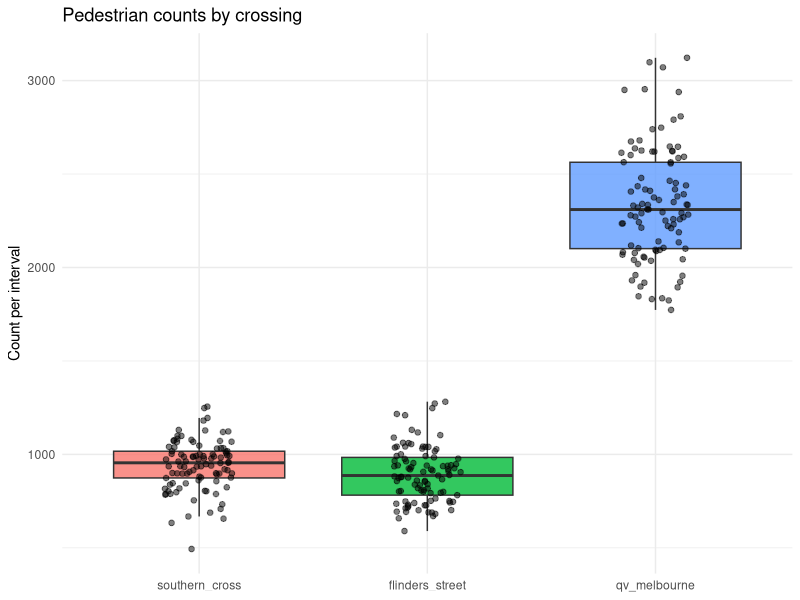
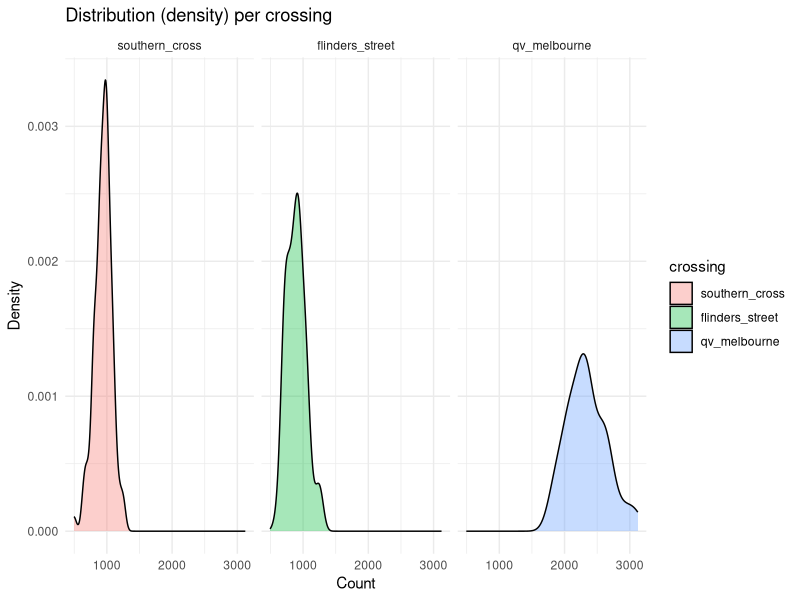
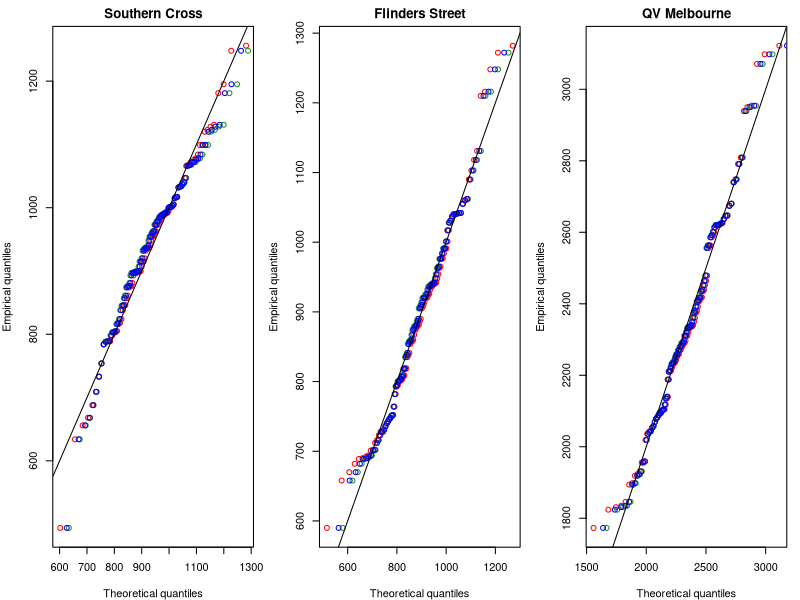
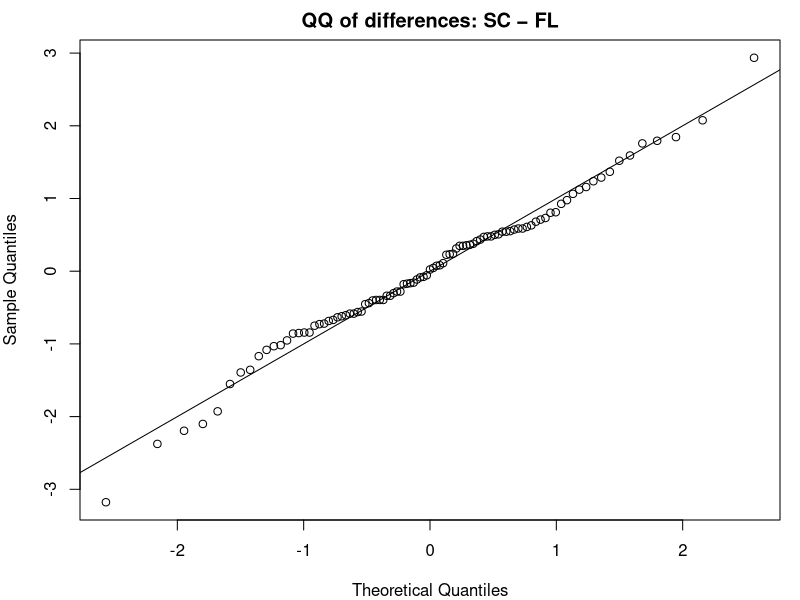
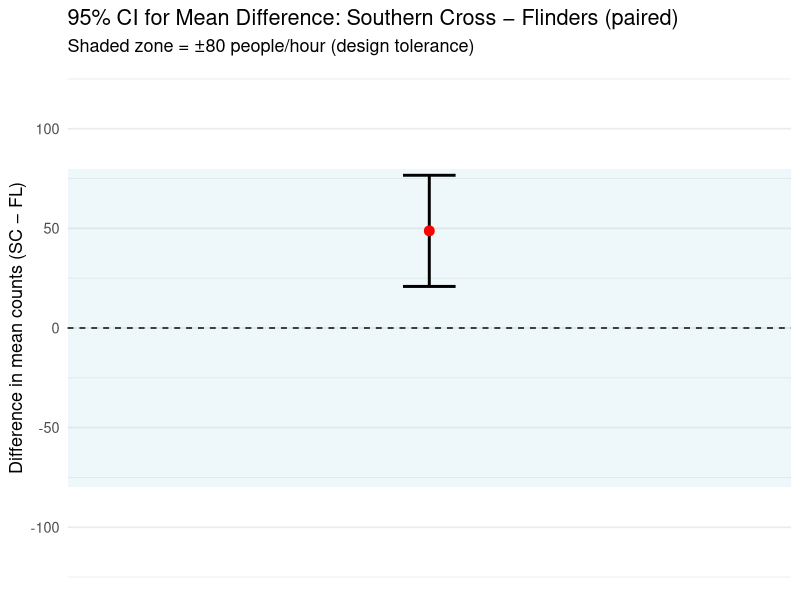

Generate these figures, in order, with R:
## ---- chunk 1
#| label: setup
#| include: false
#| echo: false
#| message: false
#| warning: false

knitr::opts_chunk$set(fig.align = "center", fig.width = 8, fig.height = 5, dpi = 150)

library(tidyverse)
library(boot)
library(MASS)

set.seed(355435)  

B <- 5000
## ---- chunk 2
pedestrian_df <- read.csv(here::here("data/pedestrians.csv"))
## ---- chunk 3
pedestrian_long <- pedestrian_df %>%
  mutate(obs = row_number()) %>%
  pivot_longer(-obs, names_to = "crossing", values_to = "count") %>%
  mutate(crossing = factor(crossing,
                           levels = c("southern_cross","flinders_street","qv_melbourne")))

# Box + jitter (great manager slide)
ggplot(pedestrian_long, aes(x = crossing, y = count, fill = crossing)) +
  geom_boxplot(outlier.shape = NA, alpha = 0.8) +
  geom_jitter(width = 0.15, alpha = 0.5, size = 1.6) +
  labs(title = "Pedestrian counts by crossing", x = NULL, y = "Count per interval") +
  theme_minimal() + theme(legend.position = "none")

# Density (shape of distributions)
ggplot(pedestrian_long, aes(x = count, fill = crossing)) +
  geom_density(alpha = 0.35) +
  facet_wrap(~ crossing, scales = "fixed") +
  labs(title = "Distribution (density) per crossing", x = "Count", y = "Density") +
  theme_minimal()

## ---- chunk 4
desc <- pedestrian_long |>
  group_by(crossing) |>
  summarise(
    n     = n(),
    mean  = mean(count),
    median= median(count),
    sd    = sd(count),
    min   = min(count),
    max   = max(count),
    iqr   = IQR(count),
    .groups = "drop"
)

## ---- chunk 5
# Southern Cross
sc <- pedestrian_df$southern_cross
fit_sc_norm  <- fitdistr(sc, "normal")
fit_sc_logn  <- fitdistr(sc, "lognormal")
fit_sc_gamma <- fitdistr(sc, "gamma")   

sc_models <- tibble(
  crossing = "southern_cross",
  model    = c("normal","lognormal","gamma"),
  logLik   = c(logLik(fit_sc_norm)[1],  logLik(fit_sc_logn)[1],  logLik(fit_sc_gamma)[1]),
  AIC      = c(AIC(fit_sc_norm),        AIC(fit_sc_logn),        AIC(fit_sc_gamma)),

  mean_est = c(
    unname(fit_sc_norm$estimate["mean"]),
    exp(fit_sc_logn$estimate["meanlog"] + 0.5*fit_sc_logn$estimate["sdlog"]^2),
    unname(fit_sc_gamma$estimate["shape"] / fit_sc_gamma$estimate["rate"])),
  
  sd_est   = c(
    unname(fit_sc_norm$estimate["sd"]),
    sqrt((exp(fit_sc_logn$estimate["sdlog"]^2) - 1) *
         exp(2*fit_sc_logn$estimate["meanlog"] + fit_sc_logn$estimate["sdlog"]^2)),
    sqrt(unname(fit_sc_gamma$estimate["shape"]) / (unname(fit_sc_gamma$estimate["rate"])^2))))

# Flinders Street
fl <- pedestrian_df$flinders_street
fit_fl_norm  <- fitdistr(fl, "normal")
fit_fl_logn  <- fitdistr(fl, "lognormal")
fit_fl_gamma <- fitdistr(fl, "gamma")

fl_models <- tibble(
  crossing = "flinders_street",
  model    = c("normal","lognormal","gamma"),
  logLik   = c(logLik(fit_fl_norm)[1],  logLik(fit_fl_logn)[1],  logLik(fit_fl_gamma)[1]),
  AIC      = c(AIC(fit_fl_norm),        AIC(fit_fl_logn),        AIC(fit_fl_gamma)),

  mean_est = c(
    unname(fit_fl_norm$estimate["mean"]),
    exp(fit_fl_logn$estimate["meanlog"] + 0.5*fit_fl_logn$estimate["sdlog"]^2),
    unname(fit_fl_gamma$estimate["shape"] / fit_fl_gamma$estimate["rate"])),
  
  sd_est   = c(
    unname(fit_fl_norm$estimate["sd"]),
    sqrt((exp(fit_fl_logn$estimate["sdlog"]^2) - 1) *
         exp(2*fit_fl_logn$estimate["meanlog"] + fit_fl_logn$estimate["sdlog"]^2)),
    sqrt(unname(fit_fl_gamma$estimate["shape"]) / (unname(fit_fl_gamma$estimate["rate"])^2))))

# QV Melbourne
qv <- pedestrian_df$qv_melbourne
fit_qv_norm  <- fitdistr(qv, "normal")
fit_qv_logn  <- fitdistr(qv, "lognormal")
fit_qv_gamma <- fitdistr(qv, "gamma")

qv_models <- tibble(
  crossing = "qv_melbourne",
  model    = c("normal","lognormal","gamma"),
  logLik   = c(logLik(fit_qv_norm)[1],  logLik(fit_qv_logn)[1],  logLik(fit_qv_gamma)[1]),
  AIC      = c(AIC(fit_qv_norm),        AIC(fit_qv_logn),        AIC(fit_qv_gamma)),

  mean_est = c(
    unname(fit_qv_norm$estimate["mean"]),
    exp(fit_qv_logn$estimate["meanlog"] + 0.5*fit_qv_logn$estimate["sdlog"]^2),
    unname(fit_qv_gamma$estimate["shape"] / fit_qv_gamma$estimate["rate"])),
  
  sd_est   = c(
    unname(fit_qv_norm$estimate["sd"]),
    sqrt((exp(fit_qv_logn$estimate["sdlog"]^2) - 1) *
         exp(2*fit_qv_logn$estimate["meanlog"] + fit_qv_logn$estimate["sdlog"]^2)),
    sqrt(unname(fit_qv_gamma$estimate["shape"]) / (unname(fit_qv_gamma$estimate["rate"])^2))))

mle_fits <- bind_rows(sc_models, fl_models, qv_models) |>
  arrange(crossing, AIC)

mle_fits
## ---- chunk 6
par(mfrow = c(1,3), mar = c(4,4,2,1))

## Southern Cross 
x <- sort(sc); n <- length(x); p <- (seq_len(n)-0.5)/n
qN <- qnorm(p,  mean = fit_sc_norm$estimate["mean"],    sd    = fit_sc_norm$estimate["sd"])
qL <- qlnorm(p, meanlog = fit_sc_logn$estimate["meanlog"], sdlog = fit_sc_logn$estimate["sdlog"])
qG <- qgamma(p, shape = fit_sc_gamma$estimate["shape"], rate = fit_sc_gamma$estimate["rate"])
plot(qN, x, xlab="Theoretical quantiles", ylab="Empirical quantiles", main="Southern Cross",
     pch=1, col="red"); points(qL, x, pch=1, col="forestgreen"); points(qG, x, pch=1, col="blue"); abline(0,1)

# Flinders Street
x <- sort(fl); n <- length(x); p <- (seq_len(n)-0.5)/n
qN <- qnorm(p,  mean = fit_fl_norm$estimate["mean"],    sd    = fit_fl_norm$estimate["sd"])
qL <- qlnorm(p, meanlog = fit_fl_logn$estimate["meanlog"], sdlog = fit_fl_logn$estimate["sdlog"])
qG <- qgamma(p, shape = fit_fl_gamma$estimate["shape"], rate = fit_fl_gamma$estimate["rate"])
plot(qN, x, xlab="Theoretical quantiles", ylab="Empirical quantiles", main="Flinders Street",
     pch=1, col="red"); points(qL, x, pch=1, col="forestgreen"); points(qG, x, pch=1, col="blue"); abline(0,1)

# QV Melbourne 
x <- sort(qv); n <- length(x); p <- (seq_len(n)-0.5)/n
qN <- qnorm(p,  mean = fit_qv_norm$estimate["mean"],    sd    = fit_qv_norm$estimate["sd"])
qL <- qlnorm(p, meanlog = fit_qv_logn$estimate["meanlog"], sdlog = fit_qv_logn$estimate["sdlog"])
qG <- qgamma(p, shape = fit_qv_gamma$estimate["shape"], rate = fit_qv_gamma$estimate["rate"])
plot(qN, x, xlab="Theoretical quantiles", ylab="Empirical quantiles", main="QV Melbourne",
     pch=1, col="red"); points(qL, x, pch=1, col="forestgreen"); points(qG, x, pch=1, col="blue"); abline(0,1)

par(mfrow = c(1,1))

## ---- chunk 7
pedestrian_long %>%
  group_by(crossing) %>%
  summarise(q90 = quantile(count, 0.9))

## ---- chunk 8

# function to calculate 90th percentile
q90_fn <- function(data, i) quantile(data[i], 0.9)

# example for Flinders
fl_boot <- boot(pedestrian_df$flinders_street, q90_fn, R = 1000)
ci_fl <- boot.ci(fl_boot, type = "perc")
round(ci_fl$percent[4:5], 2)

# Southern Cross
sc_boot <- boot(pedestrian_df$southern_cross, q90_fn, R = 1000)
ci_sc <- boot.ci(sc_boot, type = "perc")
round(ci_sc$percent[4:5], 2)


# QV
qv_boot <- boot(pedestrian_df$qv, q90_fn, R = 1000)
ci_qv <- boot.ci(qv_boot, type = "perc")
round(ci_qv$percent[4:5], 2)


## ---- chunk 9

library(fitdistrplus)

set.seed(30)
n_fl <- length(pedestrian_df$flinders_street)
n_sc <- length(pedestrian_df$southern_cross)
n_qv <- length(pedestrian_df$qv)


# Flinders & QV: Lognormal
fl_fit <- fitdist(pedestrian_df$flinders_street, "lnorm")
qv_fit <- fitdist(pedestrian_df$qv, "lnorm")

# Southern Cross: Normal
sc_fit <- fitdist(pedestrian_df$southern_cross, "norm")

fl_fit$estimate; sc_fit$estimate; qv_fit$estimate

## ---- chunk 10
q90_model_ci <- function(fit, dist, n, B = 2000) {
  # Point estimate from the fitted distribution
  q90_hat <- switch(
    dist,
    "lnorm" = qlnorm(0.9,
                     meanlog = fit$estimate["meanlog"],
                     sdlog   = fit$estimate["sdlog"]),
    "norm"  = qnorm(0.9,
                    mean = fit$estimate["mean"],
                    sd   = fit$estimate["sd"])
  )

  # Parametric bootstrap: simulate datasets of size n from the fitted model
  boot_q90 <- replicate(B, {
    sim <- switch(
      dist,
      "lnorm" = rlnorm(n,
                       meanlog = fit$estimate["meanlog"],
                       sdlog   = fit$estimate["sdlog"]),
      "norm"  = rnorm(n,
                      mean = fit$estimate["mean"],
                      sd   = fit$estimate["sd"])
    )
    as.numeric(quantile(sim, 0.9))
  })

  ci <- quantile(boot_q90, c(0.025, 0.975))
  tibble(
    q90_model = round(q90_hat, 2),
    ci_low    = round(ci[1], 2),
    ci_high   = round(ci[2], 2)
  )
}

## ---- chunk 11
df  <- na.omit(pedestrian_df[, c("southern_cross","flinders_street")])
sc  <- df$southern_cross
fl  <- df$flinders_street
d   <- sc - fl                 

# 95% CI for the mean difference 
tt <- t.test(sc, fl, paired = TRUE, conf.level = 0.95)
tt

qqnorm(scale(d), main = "QQ of differences: SC − FL"); abline(0,1)
## ---- chunk 12
ci <- tibble(
  estimate = tt$estimate, 
  lower = tt$conf.int[1],
  upper = tt$conf.int[2]
)

ggplot(ci) +
  geom_rect(aes(xmin = -Inf, xmax = Inf, ymin = -80, ymax = 80),
            fill = "lightblue", alpha = 0.2) +
  geom_errorbar(aes(x = 1, ymin = lower, ymax = upper),
                width = 0.08, linewidth = 1) +
  geom_point(aes(x = 1, y = estimate), size = 3, color = "red") +
  geom_hline(yintercept = 0, linetype = "dashed") +
  coord_cartesian(ylim = c(-120, 120)) +
  scale_x_continuous(limits = c(0.5, 1.5), breaks = NULL) +
  labs(
    title = "95% CI for Mean Difference: Southern Cross − Flinders (paired)",
    subtitle = "Shaded zone = ±80 people/hour (design tolerance)",
    y = "Difference in mean counts (SC − FL)", x = NULL
  ) +
  theme_minimal(base_size = 13)
